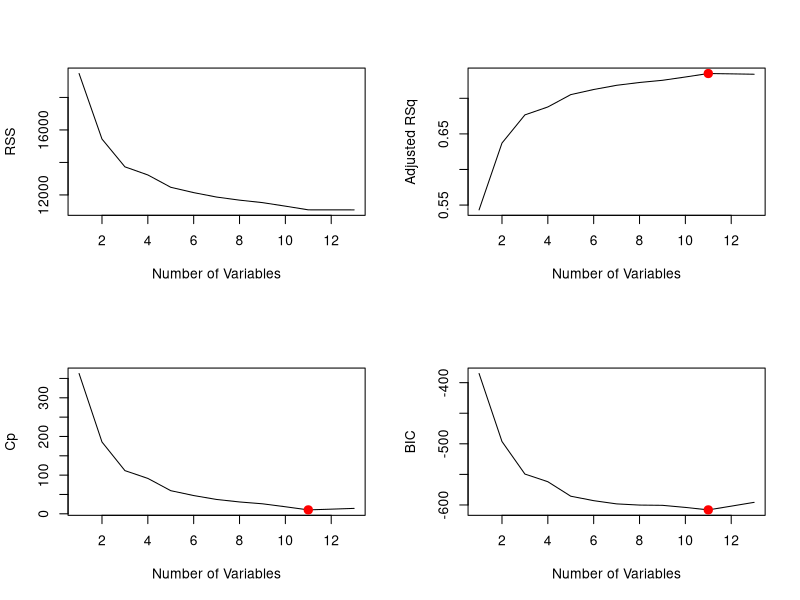
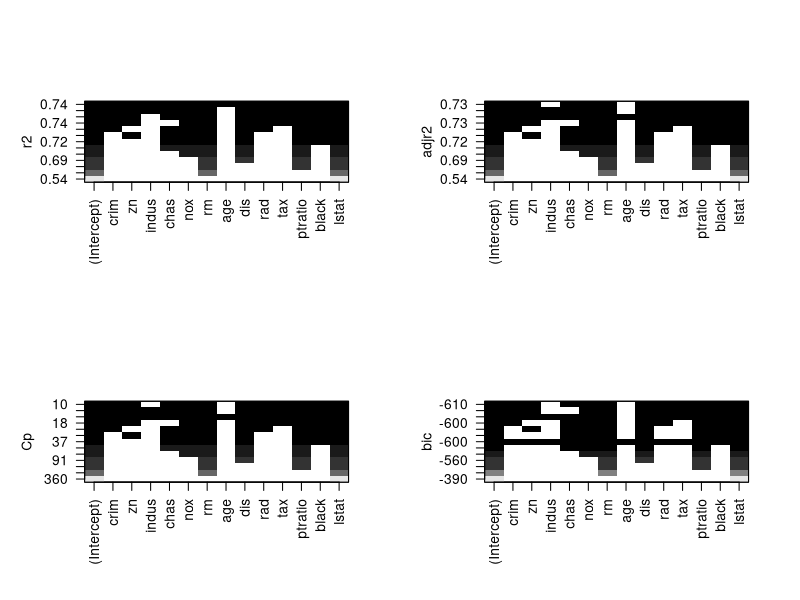
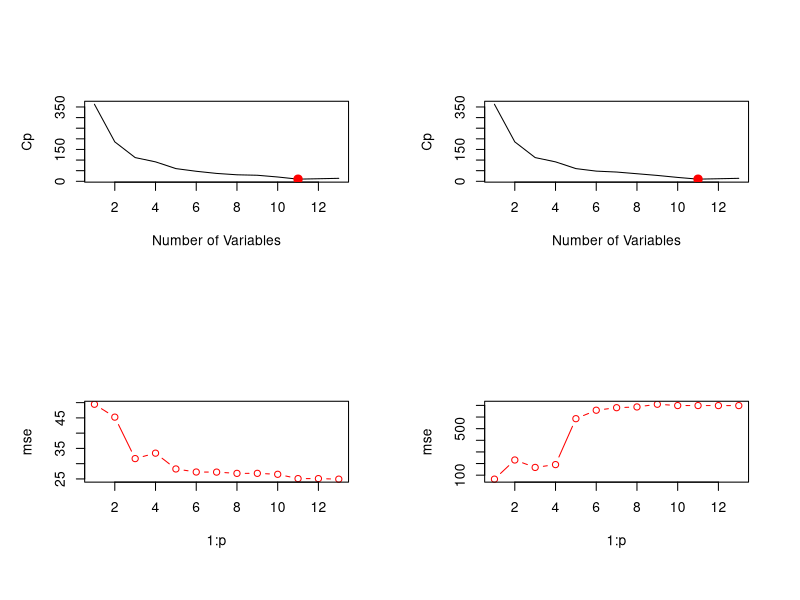

Reproduce these figures in R, in order.
####################################
# Statistical Data Mining Example2 #
####################################

# Q1 ------------------------------------------------

library(MASS)

# Dataset
Boston[1:5,]

dim(Boston)

?Boston

# Q2 ------------------------------------------------

n = nrow(Boston)
p = 13
X = Boston[,1:13]
y = Boston[,14]

best.m = vector('list', length=p)
aic = numeric(p)

for (k in 1:p)
{
	index = combn(1:p,k)
	m = ncol(index)
	
	RSS = numeric(m)
	for (i in 1:m)
	{
		subset = index[,i]
		dat = data.frame(X[,subset],y)
		model = lm(y~.,data=dat)
		RSS[i] = sum(model$residuals^2)
	}
	loc = which.min(RSS)
	best.m[[k]] = index[,loc]

	sigma2.hat = RSS[loc]/n
	aic[k] = n*(log(2*pi)+log(RSS[loc])-log(n)) + 2*(n+k+1)
}

loc1 = which.min(aic)
bestmodel = best.m[[loc1]]
colnames(X)[bestmodel]

# Q3 ------------------------------------------------

install.packages('leaps')
library(leaps)

?regsubsets

# Best subset selection ========================
fit.full = regsubsets(medv~., data=Boston, nvmax=13, nbest=3)
summary(fit.full)

fit.full = regsubsets(medv~., data=Boston, nvmax=13)
summary(fit.full)

bs = summary(fit.full)
names(bs)

bs$rss

par(mfrow=c(2,2))

plot(bs$rss,xlab="Number of Variables",ylab="RSS",type="l")

plot(bs$adjr2,xlab="Number of Variables",ylab="Adjusted RSq",type="l")
l = which.max(bs$adjr2)
points(l,bs$adjr2[l], col="red",cex=2,pch=20)

plot(bs$cp,xlab="Number of Variables",ylab="Cp",type='l')
l = which.min(bs$cp)
points(l,bs$cp[l],col="red",cex=2,pch=20)

plot(bs$bic,xlab="Number of Variables",ylab="BIC",type='l')
l = which.min(bs$bic)
points(l,bs$bic[l],col="red",cex=2,pch=20)

plot(fit.full,scale="r2")
plot(fit.full,scale="adjr2")
plot(fit.full,scale="Cp")
plot(fit.full,scale="bic")

# The model with 11 predictors was selected. 
coef(fit.full,11)

# Forward Stepwise Selection =========================

fit.fwd = regsubsets(medv~.,data=Boston,nvmax=13,method="forward")
summary(fit.fwd)

fs = summary(fit.fwd)
plot(fs$cp,xlab="Number of Variables",ylab="Cp",type='l')
l = which.min(fs$cp)
points(l,fs$cp[l],col="red",cex=2,pch=20)

# Backward Stepwise Selection =========================

fit.bwd=regsubsets(medv~.,data=Boston,nvmax=13,method="backward")
summary(fit.bwd)

fs = summary(fit.bwd)
plot(fs$cp,xlab="Number of Variables",ylab="Cp",type='l')
l = which.min(fs$cp)
points(l,fs$cp[l],col="red",cex=2,pch=20)

# Q4 ------------------------------------------------


X = as.matrix(X)
y = as.vector(y)

l = sample(1:nrow(X),200)
tr.X = X[l,]
te.X = X[-l,]

tr.y = y[l]
te.y = y[-l]

# Standardized inputs
tr.Xs = scale(tr.X)

apply(tr.Xs,2,mean)
apply(tr.Xs,2,sd)

tr.Xbar = apply(tr.X,2,mean)
tr.sdx = apply(tr.X,2,sd)

te.Xs = NULL
for (j in 1:p)
{
	temp = (te.X[,j] - tr.Xbar[j])/tr.sdx[j]
	te.Xs = cbind(te.Xs,temp)
}

# Centered output

tr.ys = scale(tr.y,center=T,scale=F)

tr.ybar = mean(tr.y)


te.ys = te.y - tr.ybar



# Q5 ------------------------------------------------


b.ridge = function(lambda, Xs, ys) 
{
	p = ncol(Xs)	
	beta = solve(t(Xs) %*% Xs + lambda * diag(rep(1,p))) %*% t(Xs) %*% ys
	return(beta)
}


br = b.ridge(lambda=0.1, tr.Xs, tr.ys)
te.yhat = te.Xs %*% br
testMSE = sum((te.ys - te.yhat)^2)/length(te.ys)
testMSE

br = b.ridge(lambda=1, tr.Xs, tr.ys)
te.yhat = te.Xs %*% br
testMSE = sum((te.ys - te.yhat)^2)/length(te.ys)
testMSE


br = b.ridge(lambda=10, tr.Xs, tr.ys)
te.yhat = te.Xs %*% br
testMSE = sum((te.ys - te.yhat)^2)/length(te.ys)
testMSE


# Q6 ------------------------------------------------

install.packages('glmnet')
library(glmnet)

?glmnet
# if alpha=0 -> ridge; if alpha=1 -> lasso.
# Default: standardize = TRUE


# ridge regression
ridge = glmnet(tr.X,tr.y,alpha=0,lambda=c(0.1,1,10))
coef(ridge,s=c(0.1,1,10))

te.yhat = predict(ridge,newx = te.X, s=c(0.1,1,10))

sres = (te.yhat - te.y)^2
apply(sres,2,mean)


# lasso regression

lasso=glmnet(tr.X,tr.y,alpha=1,lambda=c(0.1,1,10))
coef(lasso,s=c(0.1,1,10))

te.yhat = predict(lasso,newx = te.X, s=c(0.1,1,10))

sres = (te.yhat - te.y)^2
apply(sres,2,mean)


# Q7 ------------------------------------------------

svd.Xs=svd(tr.Xs)

svd.Xs

svd.Xs$d

var.pc = svd.Xs$d^2 / nrow(tr.Xs)

explained = var.pc / sum(var.pc)
explained

V=svd.Xs$v

Z = tr.Xs %*% V
Z

Z1 = Z[,1]
Z2 = Z[,2]

theta1.pcr = (t(Z1) %*% tr.ys)/(t(Z1)%*%Z1)
theta2.pcr = (t(Z2) %*% tr.ys)/(t(Z2)%*%Z2)

b.pcr = theta1.pcr %*% V[,1] + theta2.pcr %*% V[,2]
b.pcr = as.vector(b.pcr)
b.pcr

te.yshat.pcr = te.Xs %*% b.pcr
testMSE = mean((te.ys - te.yshat.pcr)^2)
testMSE

# Q8 ------------------------------------------------

install.packages('pls')
library(pls)

train = data.frame(tr.X,tr.y)

# Principal component regression

pcr.fit = pcr(tr.y~.,data=train,scale=TRUE)
summary(pcr.fit)

mse = numeric(p)
for (npc in 1:p)
{
	te.yhat = predict(pcr.fit,te.X,ncomp=npc)
	mse[npc] = mean((te.y - te.yhat)^2)
}

plot(1:p,mse,type='b',col='red')

# Partial least squares

pls.fit=plsr(tr.y~., data=train,scale=TRUE)
summary(pls.fit)

mse = numeric(p)
for (npc in 1:p)
{
	te.yhat = predict(pls.fit,te.Xs,ncomp=npc,scale=F)
	mse[npc] = mean((te.y - te.yhat)^2)
}

plot(1:p,mse,type='b',col='red')
